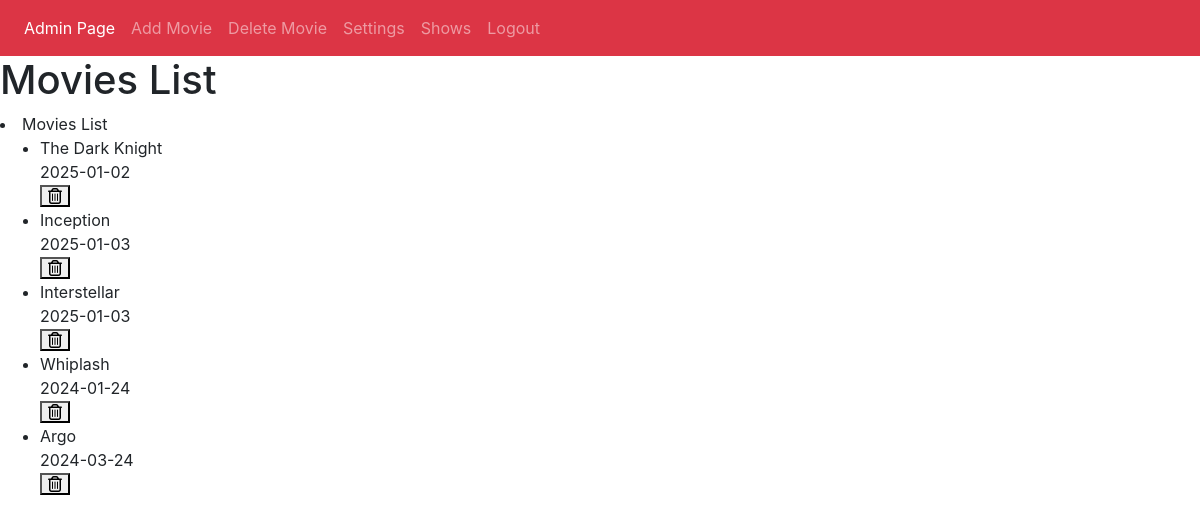
The page /viewmovie.php (signed in) on the database its author committed.
### tables this page shows
CREATE TABLE `tbl_movie` (
  `movie_id` int(11) NOT NULL,
  `t_id` int(11) NOT NULL COMMENT 'theatre id',
  `movie_name` varchar(255) NOT NULL,
  `cast` varchar(500) NOT NULL,
  `desc` varchar(1000) NOT NULL,
  `release_date` date NOT NULL,
  `image` varchar(200) NOT NULL,
  `video_url` varchar(200) NOT NULL,
  `status` int(1) NOT NULL COMMENT '0 means active '
);

### viewmovie.php (the view, shortened to what this page needs)
<?php
include ("view/adminmenu.php");
?>
  <div class="content-wrapper">
    <section class="content-header">
      <h1>
        Movies List
      </h1>
        <li class="active">Movies List</li>
    </section>
    <section class="content">
      <div class="box">
        <div class="box-body">
            <div class="box box-primary">
            <div class="box-body">
              <ul class="todo-list">
                 <?php
                 $db = new Database();
                 $kalov = $db->connect();
                        $qry7=mysqli_query($kalov,"select * from tbl_movie");
                        if(mysqli_num_rows($qry7))
                        {
                        while($c=mysqli_fetch_array($qry7))
                        {
                        ?>
                <li>
                  <span class="text"><?php echo $c['movie_name'];?></span><br>
                  <span class="text"><?php echo $c['release_date'];?></span><br>
                  <div class="tools">
                    <button class="fa fa-trash-o" onclick="del(<?php echo $c['movie_id'];?>)"></button>
                  </div>
                </li>
                  <?php
                       }}
                     ?>
            </div>
          </div>
        </div>
      </div>
    </section>
  </div>

### rows shown on the page
tbl_movie: movie_name "The Dark Knight", release_date "2025-01-02"
tbl_movie: movie_name "Inception", release_date "2025-01-03"
tbl_movie: movie_name "Interstellar", release_date "2025-01-03"
tbl_movie: movie_name "Whiplash", release_date "2024-01-24"
tbl_movie: movie_name "Argo", release_date "2024-03-24"
